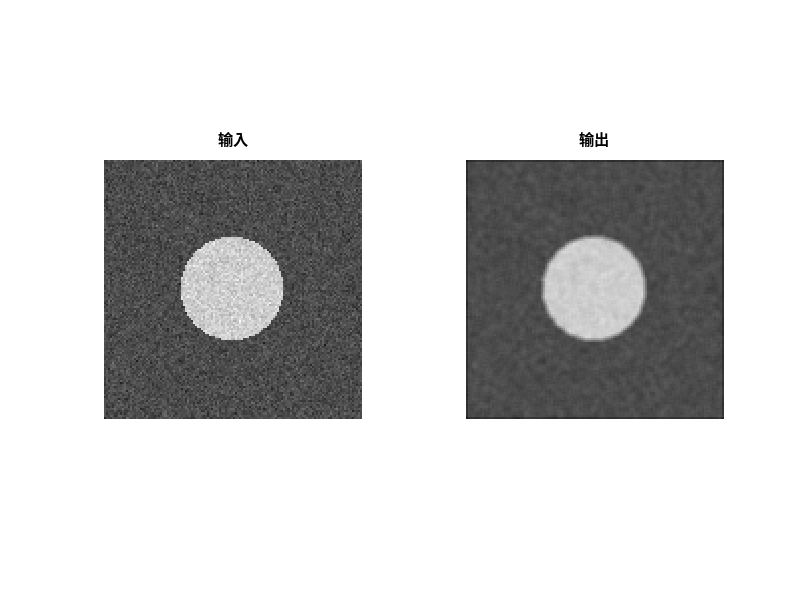

MATLAB code for this plot:
%% A-template.m | 本书所有 Octave 示例的模板
%% GNU Octave，零第三方依赖；合成图像，无需任何外部文件
clear; close all; clc;
SHOW = ~strcmp(getenv("IP_HEADLESS"), "1");
% ---- 参数区：所有可调量集中在这里 ----
N = 128; sigma = 0.05; randn("seed", 1);
% ---- 造图 ----
[X, Y] = meshgrid(1:N, 1:N);
f = 0.30 + 0.50*double((X-N/2).^2 + (Y-N/2).^2 < (N/5)^2);
g = min(max(f + sigma*randn(N,N), 0), 1);
% ---- 算法 ----
w = ones(3,3)/9;
out = conv2(g, w, "same");
% ---- 数值验证：打印可手算核对的量 ----
printf("尺寸 %d x %d, 均值 %.4f -> %.4f\n", rows(f), columns(f), mean(g(:)), mean(out(:)));
printf("MSE(加噪) = %.6f, MSE(平滑) = %.6f\n", ...
       mean((g(:)-f(:)).^2), mean((out(:)-f(:)).^2));
% ---- 可视化：IP_HEADLESS=1 时自动跳过 ----
if SHOW
  figure("name", "模板");
  subplot(1, 2, 1); imagesc(g, [0 1]); colormap gray; axis image off; title("输入");
  subplot(1, 2, 2); imagesc(out, [0 1]); axis image off; title("输出");
end
